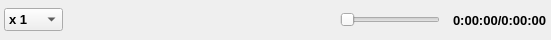
<?xml version="1.0" encoding="UTF-8"?>
<ui version="4.0">
 <class>EventPlayer</class>
 <widget class="QWidget" name="EventPlayer">
  <property name="geometry">
   <rect>
    <x>0</x>
    <y>0</y>
    <width>551</width>
    <height>40</height>
   </rect>
  </property>
  <property name="maximumSize">
   <size>
    <width>551</width>
    <height>16777215</height>
   </size>
  </property>
  <property name="font">
   <font>
    <family>Tahoma</family>
    <pointsize>10</pointsize>
    <weight>75</weight>
    <bold>true</bold>
   </font>
  </property>
  <property name="windowTitle">
   <string>Form</string>
  </property>
  <layout class="QHBoxLayout" name="horizontalLayout">
   <property name="spacing">
    <number>0</number>
   </property>
   <property name="margin">
    <number>4</number>
   </property>
   <item>
    <widget class="QComboBox" name="speedBox">
     <property name="font">
      <font>
       <family>Arial</family>
       <pointsize>10</pointsize>
       <weight>75</weight>
       <bold>true</bold>
      </font>
     </property>
     <property name="toolTip">
      <string>Playing speed</string>
     </property>
     <property name="editable">
      <bool>false</bool>
     </property>
     <property name="currentIndex">
      <number>1</number>
     </property>
     <property name="frame">
      <bool>true</bool>
     </property>
     <item>
      <property name="text">
       <string>x 0.5</string>
      </property>
     </item>
     <item>
      <property name="text">
       <string>x 1</string>
      </property>
     </item>
     <item>
      <property name="text">
       <string>x 2</string>
      </property>
     </item>
     <item>
      <property name="text">
       <string>x 4</string>
      </property>
     </item>
     <item>
      <property name="text">
       <string>x 8</string>
      </property>
     </item>
    </widget>
   </item>
   <item>
    <widget class="QPushButton" name="rewindToStartButton">
     <property name="toolTip">
      <string>Skip to begin</string>
     </property>
     <property name="text">
      <string/>
     </property>
     <property name="icon">
      <iconset resource="../icons/icons.qrc">
       <normaloff>:/ui_icons/skip-backward.png</normaloff>:/ui_icons/skip-backward.png</iconset>
     </property>
     <property name="flat">
      <bool>true</bool>
     </property>
    </widget>
   </item>
   <item>
    <widget class="QPushButton" name="rewindButton">
     <property name="toolTip">
      <string>Rewind</string>
     </property>
     <property name="text">
      <string/>
     </property>
     <property name="icon">
      <iconset resource="../icons/icons.qrc">
       <normaloff>:/ui_icons/rewind.png</normaloff>:/ui_icons/rewind.png</iconset>
     </property>
     <property name="flat">
      <bool>true</bool>
     </property>
    </widget>
   </item>
   <item>
    <widget class="QPushButton" name="playButton">
     <property name="toolTip">
      <string>Play/Pause</string>
     </property>
     <property name="text">
      <string/>
     </property>
     <property name="icon">
      <iconset resource="../icons/icons.qrc">
       <normaloff>:/ui_icons/play.png</normaloff>:/ui_icons/play.png</iconset>
     </property>
     <property name="flat">
      <bool>true</bool>
     </property>
    </widget>
   </item>
   <item>
    <widget class="QPushButton" name="stopButton">
     <property name="toolTip">
      <string extracomment="Stops playing and closes the player">Stop</string>
     </property>
     <property name="text">
      <string/>
     </property>
     <property name="icon">
      <iconset resource="../icons/icons.qrc">
       <normaloff>:/ui_icons/stop.png</normaloff>:/ui_icons/stop.png</iconset>
     </property>
     <property name="flat">
      <bool>true</bool>
     </property>
    </widget>
   </item>
   <item>
    <widget class="QPushButton" name="forwardButton">
     <property name="toolTip">
      <string>Fast forward</string>
     </property>
     <property name="text">
      <string/>
     </property>
     <property name="icon">
      <iconset resource="../icons/icons.qrc">
       <normaloff>:/ui_icons/forward.png</normaloff>:/ui_icons/forward.png</iconset>
     </property>
     <property name="flat">
      <bool>true</bool>
     </property>
    </widget>
   </item>
   <item>
    <widget class="QPushButton" name="forwardToEndButton">
     <property name="toolTip">
      <string>Skip to end</string>
     </property>
     <property name="text">
      <string/>
     </property>
     <property name="icon">
      <iconset resource="../icons/icons.qrc">
       <normaloff>:/ui_icons/skip-forward.png</normaloff>:/ui_icons/skip-forward.png</iconset>
     </property>
     <property name="flat">
      <bool>true</bool>
     </property>
    </widget>
   </item>
   <item>
    <widget class="QSlider" name="seekSlider">
     <property name="minimumSize">
      <size>
       <width>100</width>
       <height>0</height>
      </size>
     </property>
     <property name="maximumSize">
      <size>
       <width>100</width>
       <height>16777215</height>
      </size>
     </property>
     <property name="singleStep">
      <number>1</number>
     </property>
     <property name="pageStep">
      <number>100</number>
     </property>
     <property name="sliderPosition">
      <number>0</number>
     </property>
     <property name="tracking">
      <bool>true</bool>
     </property>
     <property name="orientation">
      <enum>Qt::Horizontal</enum>
     </property>
     <property name="invertedAppearance">
      <bool>false</bool>
     </property>
     <property name="tickPosition">
      <enum>QSlider::NoTicks</enum>
     </property>
     <property name="tickInterval">
      <number>100</number>
     </property>
    </widget>
   </item>
   <item>
    <widget class="QLabel" name="timeLabel">
     <property name="font">
      <font>
       <weight>75</weight>
       <bold>true</bold>
      </font>
     </property>
     <property name="frameShape">
      <enum>QFrame::NoFrame</enum>
     </property>
     <property name="lineWidth">
      <number>1</number>
     </property>
     <property name="text">
      <string>0:00:00/0:00:00</string>
     </property>
     <property name="alignment">
      <set>Qt::AlignLeading|Qt::AlignLeft|Qt::AlignVCenter</set>
     </property>
     <property name="margin">
      <number>0</number>
     </property>
     <property name="indent">
      <number>13</number>
     </property>
    </widget>
   </item>
  </layout>
 </widget>
 <resources>
  <include location="../icons/icons.qrc"/>
 </resources>
 <connections/>
</ui>
